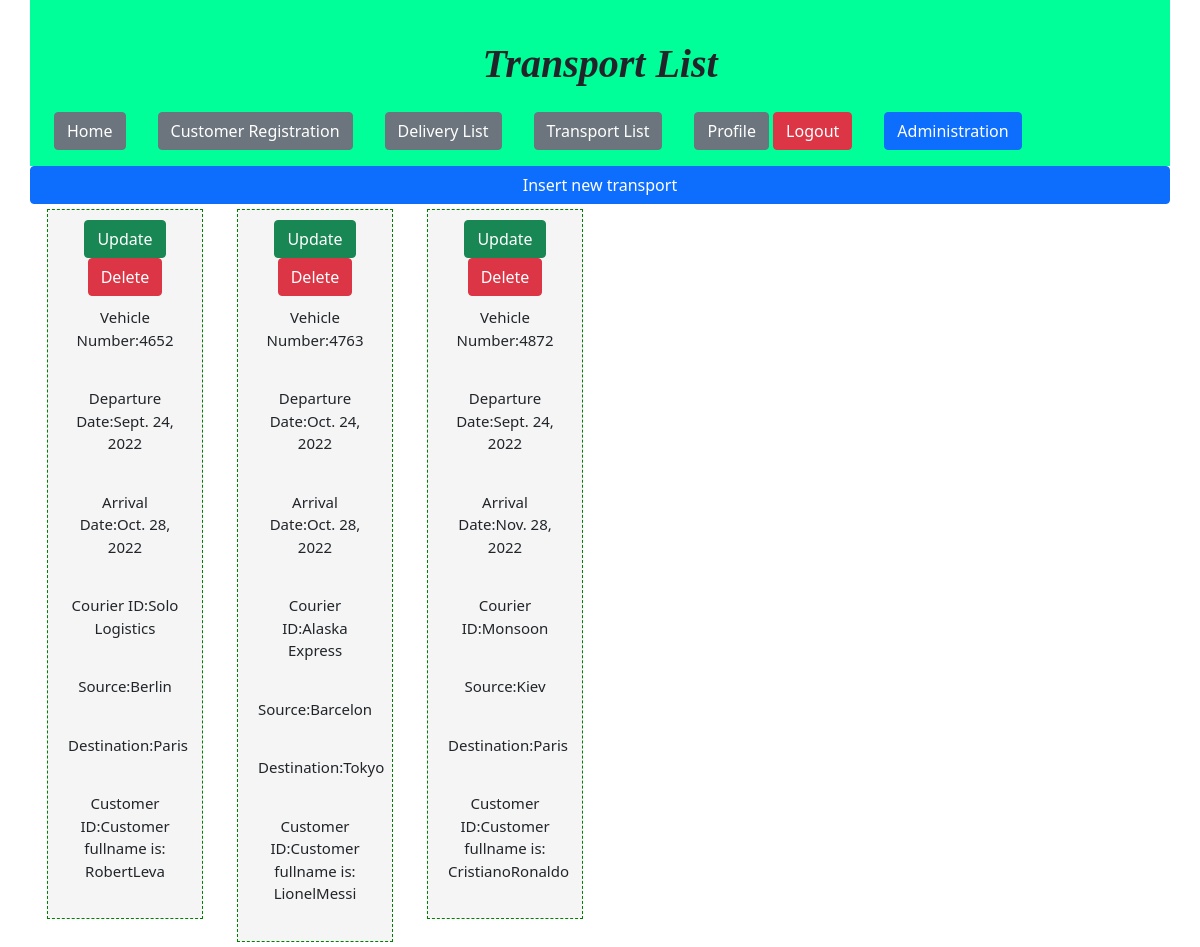
Screenshot of /affairs/transport/list (signed in) with the database file from the repository.
### affairs/models.py (models this page shows)
class TransportModel(models.Model):
    departDate = models.DateField()
    arrivalDate = models.DateField()
    vehicleNo = models.CharField(max_length=100)
    courierId = models.ForeignKey("CourierModel",on_delete=models.PROTECT)
    source = models.CharField(max_length=100, null=True)
    destination = models.CharField(max_length=100, null= True)
    customerId = models.ForeignKey('CustomerModel',on_delete=models.PROTECT)

class CourierModel(models.Model):
    courierId = models.IntegerField(primary_key=True)
    cName = models.CharField(max_length=100)
    capacity = models.IntegerField()
    def __str__(self):
        return self.cName

class CustomerModel (models.Model):
    name = models.CharField(max_length=100)
    surname = models.CharField(max_length=100)
    identityNo = models.IntegerField()
    address = models.CharField(max_length=500)
    def __str__(self):
        return 'Customer fullname is: {}{}'.format(self.name,self.surname)

### affairs/views.py (the view)
# urls.py: path('transport/list',views.TransportListView),
def TransportListView(request):
    transports = TransportModel.objects.all()
    context = {
        'transports': transports
    }
    return render(request,'affairs/TransportList.html',context)

### affairs/templates/affairs/TransportList.html
{% extends "affairs/layout.html" %}
{% block titlepage %} Transport List {% endblock %}
{% block mainContent %}
    <a href="create" class="btn btn-primary">Insert new transport</a>
    {%for tr in transports%}
        <div class="col-md-2">
            <div class="timeBox">
                <a href="update/{{tr.id}}" class="btn btn-success">Update</a>
                <a href="delete/{{tr.id}}" class="btn btn-danger" onclick="return warning()">Delete</a>
                <p>Vehicle Number:{{tr.vehicleNo}}</p>
                <p>Departure Date:{{tr.departDate}}</p>
                <p>Arrival Date:{{tr.arrivalDate}}</p>
                <p>Courier ID:{{tr.courierId}}</p>
                <p>Source:{{tr.source}}</p>
                <p>Destination:{{tr.destination}}</p>
                <p>Customer ID:{{tr.customerId}}</p>
            </div>
        </div>
    {%endfor%}
{% endblock %}

### affairs/static/affairs/css/style.css (style rules this page uses)
body { font-family: Vazir; }
.imageBox, .timeBox { margin: 5px; background-color: whitesmoke; text-align: center; font-size: 15px; border: 1px dashed green; padding: 10px; }
.timeBox { margin: 5px; background-color: whitesmoke; font-size: 15px; border: 1px dashed green; padding: 10px; text-align: center; }
p { padding: 10px; }

### rows the page displays
TransportModel: vehicleNo "4652", departDate "Sept. 24, 2022", arrivalDate "Oct. 28, 2022", courierId "Solo Logistics", source "Berlin", destination "Paris", customerId "Customer fullname is: RobertLeva"
TransportModel: vehicleNo "4763", departDate "Oct. 24, 2022", arrivalDate "Oct. 28, 2022", courierId "Alaska Express", source "Barcelon", destination "Tokyo", customerId "Customer fullname is: LionelMessi"
TransportModel: vehicleNo "4872", departDate "Sept. 24, 2022", arrivalDate "Nov. 28, 2022", courierId "Monsoon", source "Kiev", destination "Paris", customerId "Customer fullname is: CristianoRonaldo"
